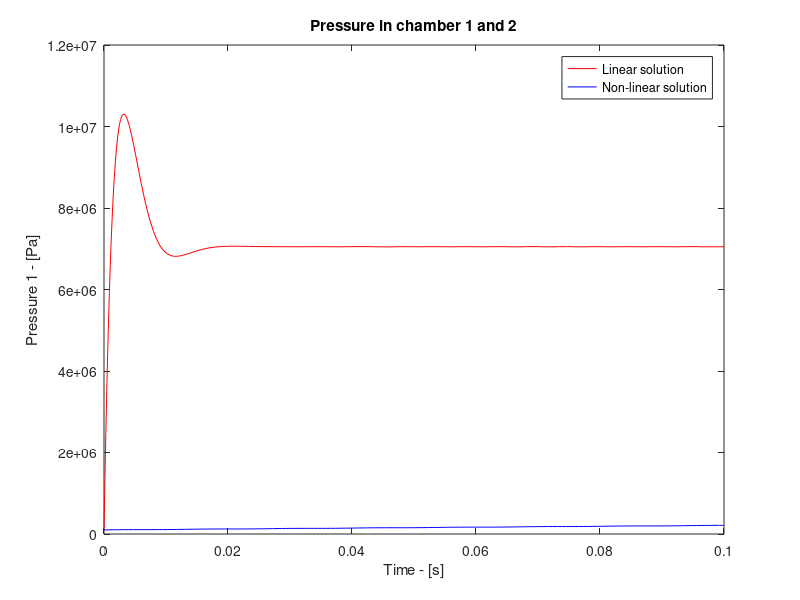

This figure's MATLAB source:
function SolveODEs()
clf  %clear any existing plots

% State defined as X = [x, xdot, p1,p2]
start = 0;
finish = 0.1;

[t_lin,y_lin] = ode45(  @deriv_lin,[start,finish],[0,0,1e5,1e5]); % derivative, time range, initial conditions
[t_nonlin,y_nonlin] = ode45(  @deriv_nonlin,[start,finish],[0,0,1e5,1e5]);

plot(t_lin,y_lin(:,3),'r',t_nonlin,y_nonlin(:,3),'b'); %tvals,yvals, color and style
title('Pressure in chamber 1 and 2');
xlabel('Time - [s]');
ylabel('Pressure 1 - [Pa]');
legend('Linear solution','Non-linear solution')
pause % hit enter to go to the next plot

function XDOT = deriv_lin(t,X)
% System Parameters
A =4.909e-4;    Cd = 0.6;       rho= 850;
V = 1.473e-4;   beta = 2e9;     pa=1e5;
m = 30;         ps =1.4e7;      Kv = 2e-5;

% Rename states
x = X(1); xdot = X(2);   p1 = X(3);   p2 = X(4);

% Initiate forcing function
y = 0.002;

% write the non-trivial equations using nice names
xddot = A*(p1-p2)/m;
p1dot = (y*Kv*(ps-p1)-rho*A*xdot)*((beta)/(V*rho));
p2dot = (y*Kv*(p2-pa)-rho*A*xdot)*((-beta)/(V*rho));

XDOT = [xdot; xddot;  p1dot;  p2dot] ;  %return the derivative values

function XDOT = deriv_nonlin(t,X)
% System Parameters
A =4.909e-4;    Cd = 0.6;       rho= 850;
V = 1.473e-4;   beta = 2e9;     pa=1e5;
m = 30;         ps =1.4e7;      Kv = 2e-5;

% Rename states
x = X(1); xdot = X(2);   p1 = X(3);   p2 = X(4);

% Initiate forcing function
y = 0.002;

% write the non-trivial equations using nice names
xddot = A*(p1-p2)/m;
p1dot = (y*Kv*sign(ps-p1)*sqrt(abs(ps-p1))-rho*A*xdot)*((beta)/(V*rho));
p2dot = (y*Kv*sign(p2-pa)*sqrt(abs(p2-pa))-rho*A*xdot)*((-beta)/(V*rho));

XDOT = [ xdot; xddot;  p1dot;  p2dot] ;  %return the derivative values